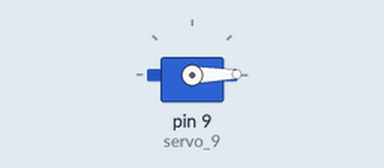
A sketch run on a simulated Arduino Uno, built with avr-gcc and run on an emulated ATmega328P. On the bench: servo.

Above: at 0.05 s.
At 3.0 s:
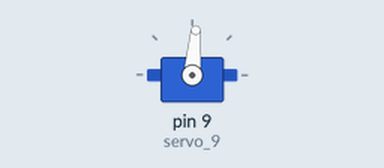
At 6.0 s:
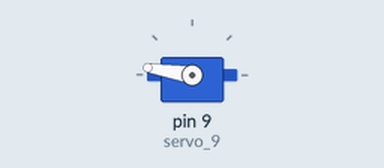
At 11.95 s:
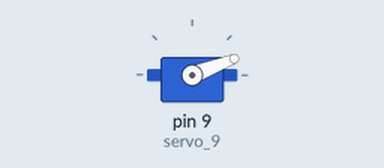
Timing chart, 0 to 16.5 s (numbered marks = the images above):
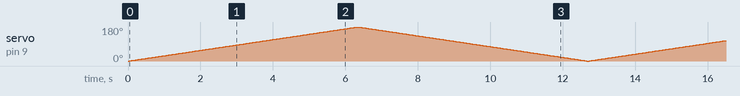

The sketch:

proje35.ino
```cpp
#include <Servo.h>

int d = 35,i=0;

Servo servo_9;

void setup()
{
  servo_9.attach(9, 500, 2500);

}

void loop()
{
  for (i = 0; i <= 180; i += 1) {
    servo_9.write(i);
    delay(d);
  }
  for (i = 180; i >= 0; i -= 1) {
    servo_9.write(i);
    delay(d);
  }
}
```
